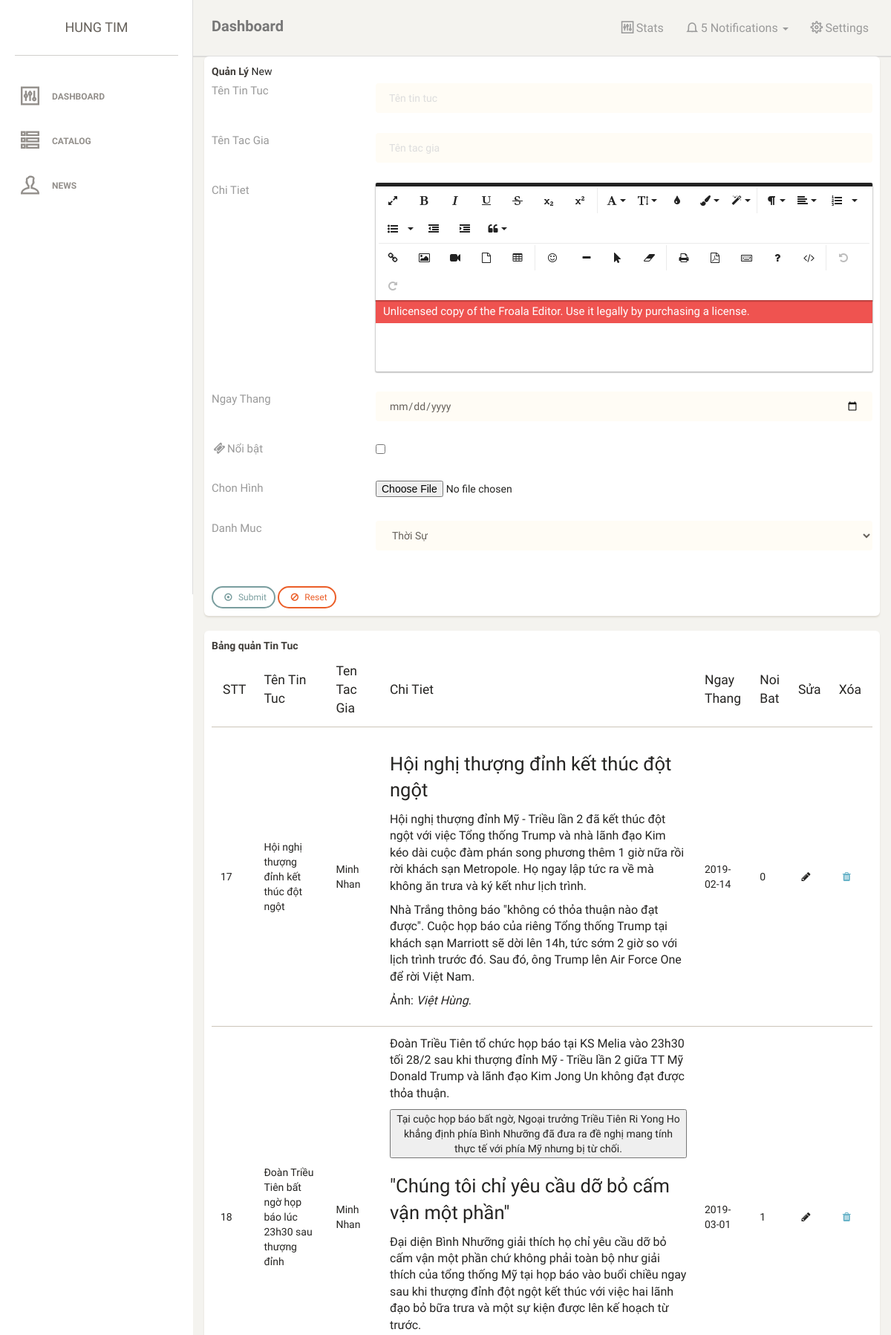
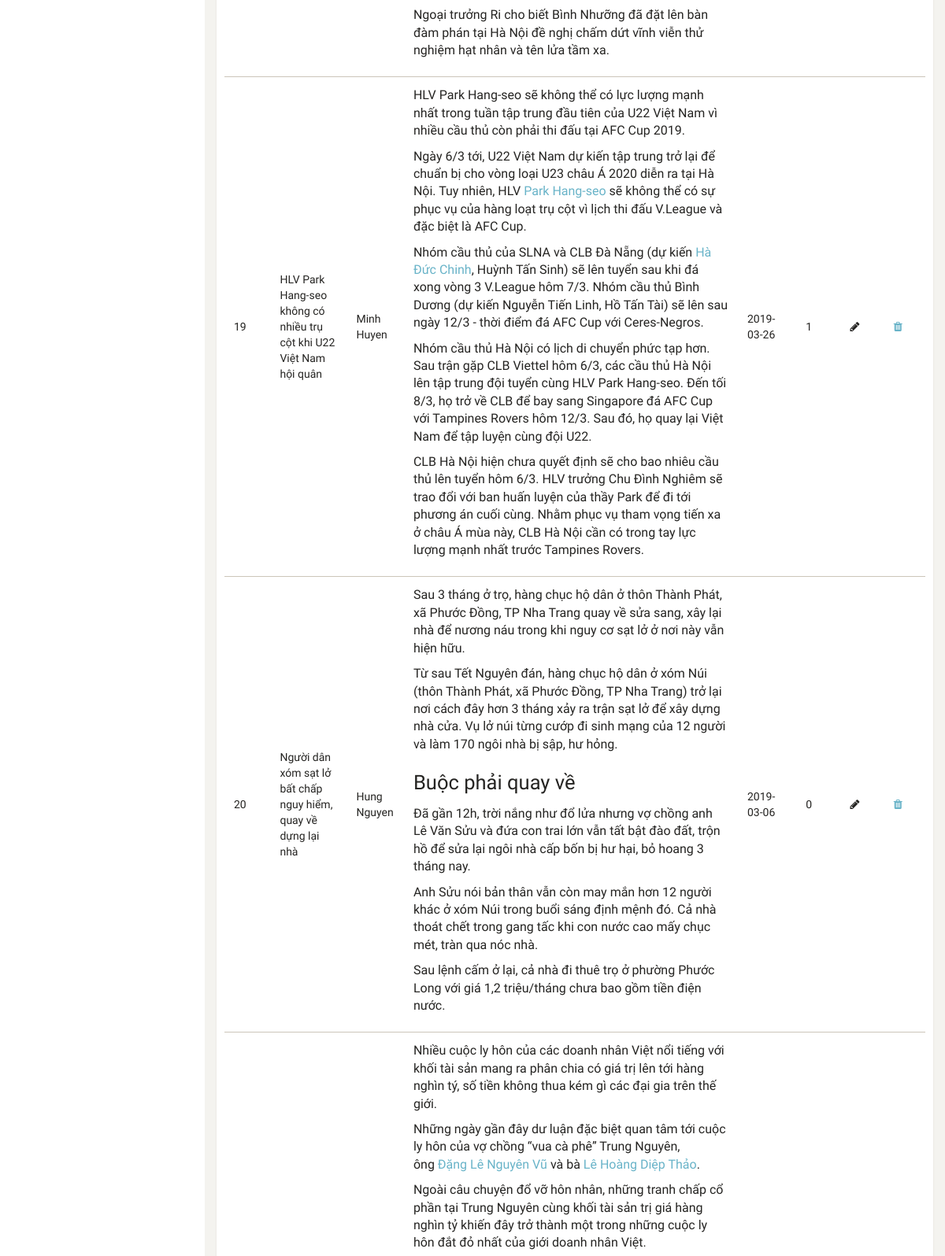
/controller/admin.php?act=qlcatalogdetail (upper part), run on the app's committed database (2 pictures, top to bottom).
### tables this page shows
CREATE TABLE `news` (
  `ID` int(11) NOT NULL,
  `tieude` varchar(100) NOT NULL,
  `noidung` text,
  `hinhanh` text,
  `iddm` int(11) DEFAULT NULL,
  `thoigian` varchar(200) NOT NULL,
  `noibat` tinyint(1) NOT NULL,
  `tacgia` varchar(100) NOT NULL
);

### model/connect.php (called while the page is built, shortened)
<?php
    class connect {
        var $db = NULL;
        function __construct() {
            $dsn = "mysql:host=localhost;dbname=news";
            $user = 'root';
            $pass = 'root';
            $this->db = new PDO($dsn,$user,$pass);
            $this->db->query('set names "utf8"');
            if (!$this->db) {
                return false;
            }
            else {
               return true;
            }
        }
        public function getList($select) {
            $result = $this->db->query($select);
            return $result;
        }
    }
?>

### model/cat.php (called while the page is built, shortened)
<?php
class Catalog {
    function getList(){
         $db = new connect();
         $select = "select * from danhmuc";
         $result = $db->getList($select);
         return $result;
    }
}
?>

### model/news.php (called while the page is built, shortened)
<?php
    class news
    {
            function getList(){
                $db = new connect();
                $select = "select * from news";
                $result = $db->getList($select);
                return $result;
            }
    }
?>

### view/admin/qlcatalog-detail.php (the view, shortened to what this page needs)
<?php
include '../view/admin/header.php';
?>
<div class="col-md-12">
    <div class="card">
        <div class="card-header">
            <strong>Quản Lý </strong> New
        </div>
        <div class="card-body card-block">
            <form action="" method="post" enctype="multipart/form-data" class="form-horizontal">
                <div class="row form-group">
                    <div class="col col-md-3"><label for="text-input" class=" form-control-label">Tên Tin Tuc</label></div>
                    <div class="col-12 col-md-9"><input type="text" id="text-input" name="tieude" placeholder="Tên tin tuc" value="" class="form-control"><small class="form-text text-muted"></small></div>
                </div>
                <div class="row form-group">
                    <div class="col col-md-3"><label for="text-input" class=" form-control-label">Tên Tac Gia</label></div>
                    <div class="col-12 col-md-9"><input type="text" id="text-input" name="tacgia" placeholder="Tên tac gia" value="" class="form-control"><small class="form-text text-muted"></small></div>
                </div>
                <div class="row form-group">
                    <div class="col col-md-3">
                        <label for="text-input" class=" form-control-label">Chi Tiet</label>
                    </div>
                    <div class="col-12 col-md-9" >
                        <div id="editor">
                        </div>
                    </div>
                </div>
                <div class="row form-group">
                    <div class="col col-md-3"><label for="text-input" class=" form-control-label">Ngay Thang</label></div>
                    <div class="col-12 col-md-9"><input type="date" id="text-input" name="thoigian" placeholder="Nhap ngay thang" value="" class="form-control"><small class="form-text text-muted"></small></div>
                </div>
                <div class="row form-group">
                    <div class="col col-md-3">
                    <label class=" form-control-label">
                        <i class="fa fa-ticket" aria-hidden="true"></i>Nổi bật
                    </label>
                    </div>
                    <div class="col col-md-9">
                        <input type="checkbox" name="noibat" class="" placeholder="Nổi bật">
                    </div>
                </div>
                <div class="row form-group">
                    <div class="col col-md-3"><label for="file-input" class=" form-control-label">Chon Hình</label></div>
                    <div class="col-12 col-md-9"><input type="file" id="file-input" name="hinh" class="form-control-file"></div>
                </div>
                <div class="row form-group">
                    <div class="col col-md-3"><label for="file-input" class=" form-control-label">Danh Muc</label></div>
                    <div class="col-12 col-md-9">
                    <select name="danhmuc" class="form-control pro-edt-select form-control-primary">
                        <?php
                            $list_catlog = new Catalog();
                            $dslist = $list_catlog->getList();
                            foreach ($dslist as $dslist) {
                                extract($dslist);
                            echo '<option value="'.$dslist['iddm'].'">'.$dslist['tendm'].'</option>';}
                        ?>
                    </select>
                    </div>
                </div>
                <div class="row form-group">
                    <div class="col-12 col-md-9"><input type="hidden" id="file-input" value="" name="maalb" class="form-control-file"></div>
                </div>
                <div class="card-footer">
                    <button type="submit" name="submit" class="btn btn-primary btn-sm">
                        <i class="fa fa-dot-circle-o"></i> Submit
                    </button>
                    <button type="reset" class="btn btn-danger btn-sm">
                        <i class="fa fa-ban"></i> Reset
                    </button>
                </div>
        </form>
        </div>
    </div>
    </div>
<div class="col-lg-12">
    <div class="card">
        <div class="card-header">
            <strong class="card-title">Bảng quản Tin Tuc</strong>
        </div>
        <div class="card-body">
            <table class="table">
                <thead class="thead-dark">
                <tr>
                    <th scope="col">STT</th>
                    <th scope="col">Tên Tin Tuc</th>
                    <th scope="col">Ten Tac Gia</th>
                    <th scope="col">Chi Tiet</th>
                    <th scope="col">Ngay Thang</th>
                    <th scope="col">Noi Bat</th>
                    <th scope="col" >Sửa</th>
                    <th scope="col">Xóa</th>
                </tr>
                <?php
                        $cate = new news();
                        $dsdm=$cate->getList();
                        foreach ($dsdm as $set) {
                            extract($set);
                            echo '<tr>
                            <td scope="col">'.$set['ID'].'</td>
                            <td scope="col">'.$set['tieude'].'</td>
                            <td scope="col">'.$set['tacgia'].'</td>
                            <td scope="col">'.$set['noidung'].'</td>
                            <td scope="col">'.$set['thoigian'].'</td>
                            <td scope="col">'.$set['noibat'].'</td>
                            <td scope="col"><i class="fa fa-pencil"></i></td>
                            <td scope="col"><a href="?act=qlcatalogdetail&id='.$set['ID'].'&delete"><i class="fa fa-trash"></i></a></td>
                        </tr>';
                            }?>
                </thead>
            </table>
        </div>
    </div>
</div>
<?php
include '../view/admin/footer.php'
?>

### view/admin/style.css (style rules this page uses)
.card { padding: 1rem }

### data on the page
news: ID "17", tieude "Hội nghị thượng đỉnh kết thúc đột ngột", tacgia "Minh Nhan", noidung "Hội nghị thượng đỉnh kết thúc đột ngột Hội nghị thượng đỉnh Mỹ - Triều lần 2 đã kết thúc đột ngột với việc Tổng thống Trump và nhà lãnh đạo Kim kéo dài cuộc đàm phán song phương thêm 1 giờ nữa rồi rời khách sạn Metropole. Họ ngay lập tức ra về mà không ăn trưa và ký kết như lịch trình. Nhà Trắng thông báo \"không có thỏa thuận nào đạt được\". Cuộc họp báo của riêng Tổng thống Trump tại khách sạn Marriott sẽ dời lên 14h, tức sớm 2 giờ so với lịch trình trước đó. Sau đó, ông Trump lên Air Force One để rời Việt Nam. Ảnh: Việt Hùng .", thoigian "2019-02-14", noibat "0"
news: ID "18", tieude "Đoàn Triều Tiên bất ngờ họp báo lúc 23h30 sau thượng đỉnh", tacgia "Minh Nhan", noidung "Đoàn Triều Tiên tổ chức họp báo tại KS Melia vào 23h30 tối 28/2 sau khi thượng đỉnh Mỹ - Triều lần 2 giữa TT Mỹ Donald Trump và lãnh đạo Kim Jong Un không đạt được thỏa thuận. Tại cuộc họp báo bất ngờ, Ngoại trưởng Triều Tiên Ri Yong Ho khẳng định phía Bình Nhưỡng đã đưa ra đề nghị mang tính thực tế với phía Mỹ nhưng bị từ chối. \"Chúng tôi chỉ yêu cầu dỡ bỏ cấm vận một phần\" Đại diện Bình Nhưỡng giải thích họ chỉ yêu cầu dỡ bỏ cấm vận một phần chứ không phải toàn bộ như giải thích của tổng thống Mỹ tại họp báo vào buổi chiều ngay sau khi thượng đỉnh đột ngột kết thúc với việc hai lãnh đạo bỏ bữa trưa và một sự kiện được lên kế hoạch từ trước. Ngoại trưởng Ri cho biết Bình Nhưỡng đã đặt lên…", thoigian "2019-03-01", noibat "1"
news: ID "19", tieude "HLV Park Hang-seo không có nhiều trụ cột khi U22 Việt Nam hội quân", tacgia "Minh Huyen", noidung "HLV Park Hang-seo sẽ không thể có lực lượng mạnh nhất trong tuần tập trung đầu tiên của U22 Việt Nam vì nhiều cầu thủ còn phải thi đấu tại AFC Cup 2019. Ngày 6/3 tới, U22 Việt Nam dự kiến tập trung trở lại để chuẩn bị cho vòng loại U23 châu Á 2020 diễn ra tại Hà Nội. Tuy nhiên, HLV Park Hang-seo sẽ không thể có sự phục vụ của hàng loạt trụ cột vì lịch thi đấu V.League và đặc biệt là AFC Cup. Nhóm cầu thủ của SLNA và CLB Đà Nẵng (dự kiến Hà Đức Chinh , Huỳnh Tấn Sinh) sẽ lên tuyển sau khi đá xong vòng 3 V.League hôm 7/3. Nhóm cầu thủ Bình Dương (dự kiến Nguyễn Tiến Linh, Hồ Tấn Tài) sẽ lên sau ngày 12/3 - thời điểm đá AFC Cup với Ceres-Negros. Nhóm cầu thủ Hà Nội có lịch di chuyển phức tạp…", thoigian "2019-03-26", noibat "1"
news: ID "20", tieude "Người dân xóm sạt lở bất chấp nguy hiểm, quay về dựng lại nhà", tacgia "Hung Nguyen", noidung "Sau 3 tháng ở trọ, hàng chục hộ dân ở thôn Thành Phát, xã Phước Đồng, TP Nha Trang quay về sửa sang, xây lại nhà để nương náu trong khi nguy cơ sạt lở ở nơi này vẫn hiện hữu. Từ sau Tết Nguyên đán, hàng chục hộ dân ở xóm Núi (thôn Thành Phát, xã Phước Đồng, TP Nha Trang) trở lại nơi cách đây hơn 3 tháng xảy ra trận sạt lở để xây dựng nhà cửa. Vụ lở núi từng cướp đi sinh mạng của 12 người và làm 170 ngôi nhà bị sập, hư hỏng. Buộc phải quay về Đã gần 12h, trời nắng như đổ lửa nhưng vợ chồng anh Lê Văn Sửu và đứa con trai lớn vẫn tất bật đào đất, trộn hồ để sửa lại ngôi nhà cấp bốn bị hư hại, bỏ hoang 3 tháng nay. Anh Sửu nói bản thân vẫn còn may mắn hơn 12 người khác ở xóm Núi trong buổi sáng…", thoigian "2019-03-06", noibat "0"
news: noidung "Nhiều cuộc ly hôn của các doanh nhân Việt nổi tiếng với khối tài sản mang ra phân chia có giá trị lên tới hàng nghìn tý, số tiền không thua kém gì các đại gia trên thế giới. Những ngày gần đây dư luận đặc biệt quan tâm tới cuộc ly hôn của vợ chồng “vua cà phê” Trung Nguyên, ông Đặng Lê Nguyên Vũ và bà Lê Hoàng Diệp Thảo . Ngoài câu chuyện đổ vỡ hôn nhân, những tranh chấp cổ phần tại Trung Nguyên cùng khối tài sản trị giá hàng nghìn tỷ khiến đây trở thành một trong những cuộc ly hôn đắt đỏ nhất của giới doanh nhân Việt."

### other printed values
form field danhmuc "Thời Sự"
